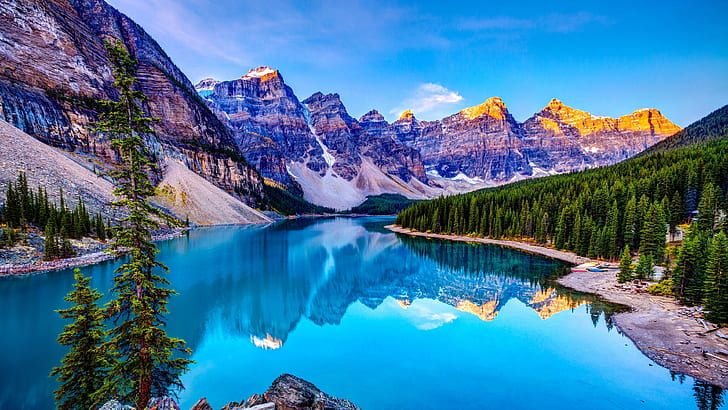
#> input picture image1.jpg, 728 x 410 px
$ python assignment-5.py
#> lines starting #> are read from the running program, lines starting #| are printed output that depends on the picture
#> further down, rgb_image is the input picture: PIL image 728x410 RGB; mean R, G, B 67.7, 119.3, 156.5
from PIL import Image
import matplotlib.pyplot as plt
import numpy as np

def rgb_to_cmy(rgb_image):
    cmy_image = Image.new('RGB', rgb_image.size)
#> cmy_image: PIL image 728x410 RGB; every value is 0
    width, height = rgb_image.size
#> width = 728; height = 410

    for x in range(width):
        for y in range(height):
            r, g, b = rgb_image.getpixel((x, y))
            c = 255.0 - r
            m = 255.0 - g
            y_ = 255.0 - b
            cmy_image.putpixel((x, y), (int(c), int(m), int(y_ )))
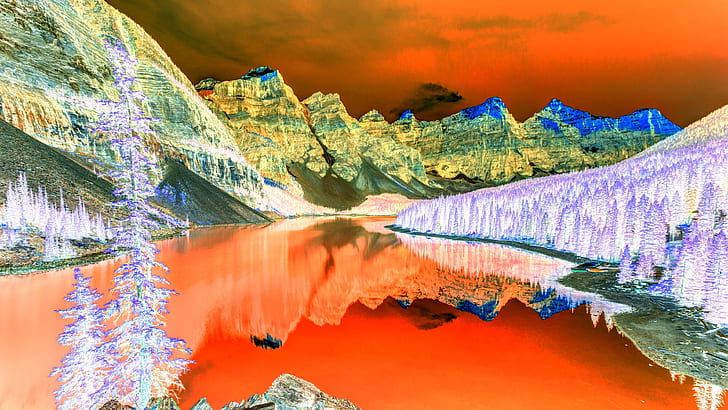
#> cmy_image: PIL image 728x410 RGB; mean R, G, B 187.3, 135.7, 98.5

    return cmy_image

# [18 lines of commented-out code are left out]

def normalize_cmy(image):
    image = np.array(image)

    image = image.astype(np.float32)

    image = (image - np.min(image)) / (np.max(image) - np.min(image))

    return image

# Load RGB image
rgb_image = Image.open('image1.jpg')

# Convert RGB to CMY
cmy_image = rgb_to_cmy(rgb_image)

# Normalize CMY image
normalized_cmy_image = normalize_cmy(cmy_image)

# Plot the images
plt.figure(figsize=(12, 8))

# Original RGB image
plt.subplot(1, 3, 1)
plt.imshow(rgb_image)
plt.title('Original RGB Image')
plt.axis('off')

plt.subplot(1, 3, 2)
plt.imshow(cmy_image)
plt.title('CMY image')
plt.axis('off')

plt.subplot(1, 3, 3)
plt.imshow(normalized_cmy_image)
plt.title('Normalised CMY Image')
plt.axis('off')

plt.tight_layout()
plt.show()
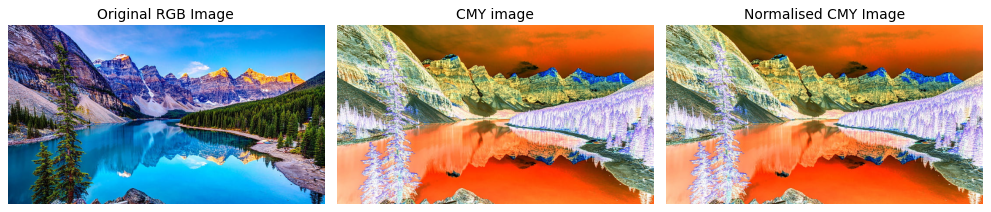
#> figure drawn by matplotlib, 3 panels

$ run again, with negative_image.jpg copied over image1.jpg
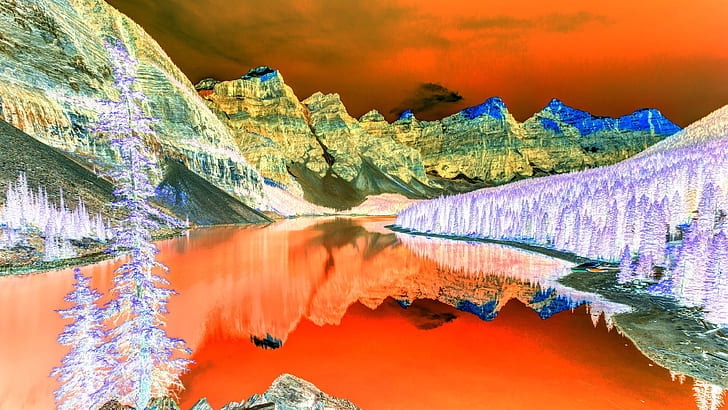
#> input picture negative_image.jpg, 728 x 410 px
#> rgb_image is the input picture: PIL image 728x410 RGB; mean R, G, B 187.1, 135.6, 98.3
#> after the loop in rgb_to_cmy, `for x in range(width):`:
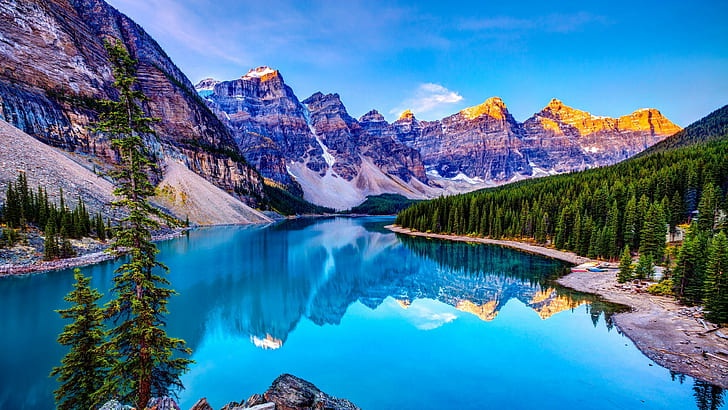
#> cmy_image: PIL image 728x410 RGB; mean R, G, B 67.9, 119.4, 156.7
#> `plt.show()`:
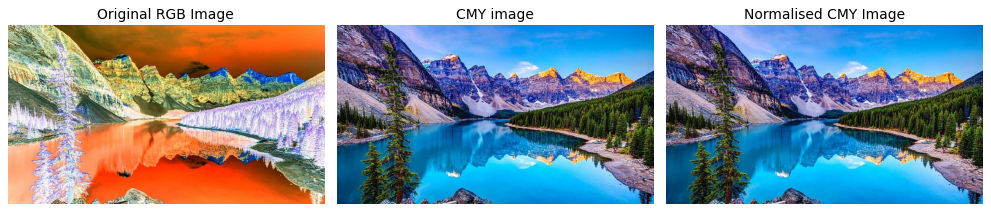
#> figure drawn by matplotlib, 3 panels

$ run again, with image2.jpeg copied over image1.jpg
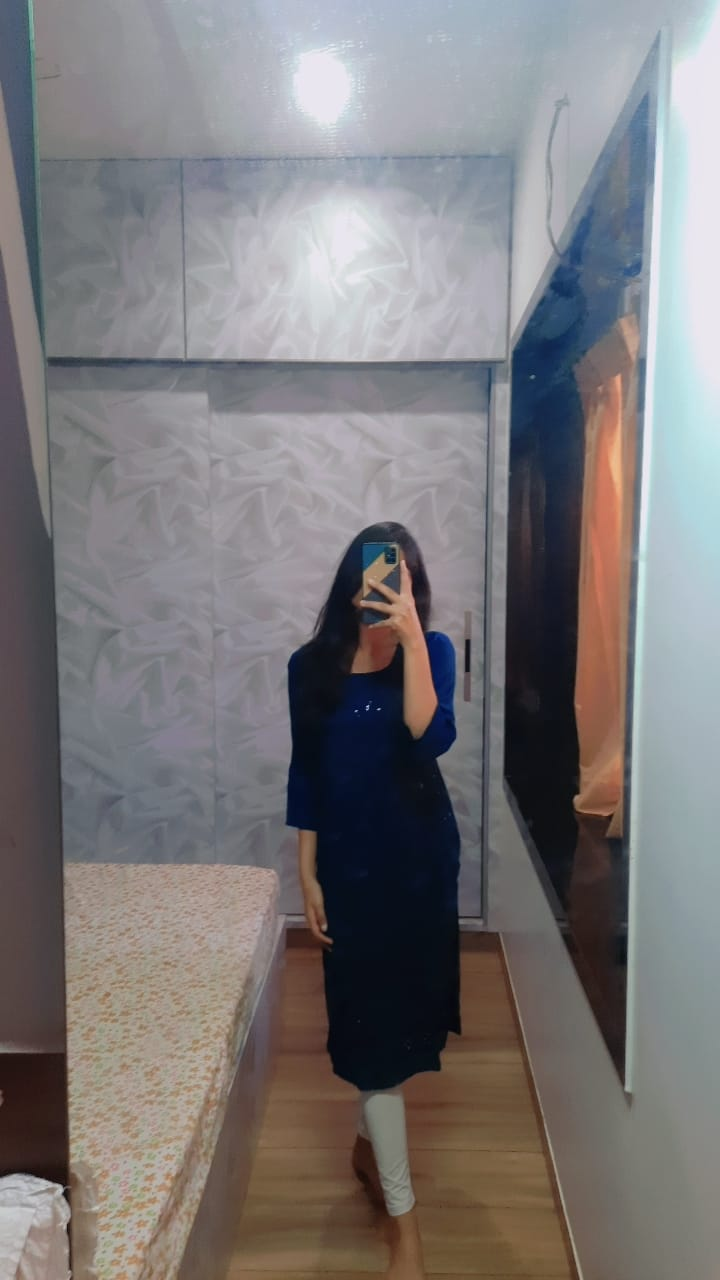
#> input picture image2.jpeg, 720 x 1280 px
#> rgb_image is the input picture: PIL image 720x1280 RGB; mean R, G, B 123.3, 120.5, 121.8
#> after the loop in rgb_to_cmy, `for x in range(width):`:
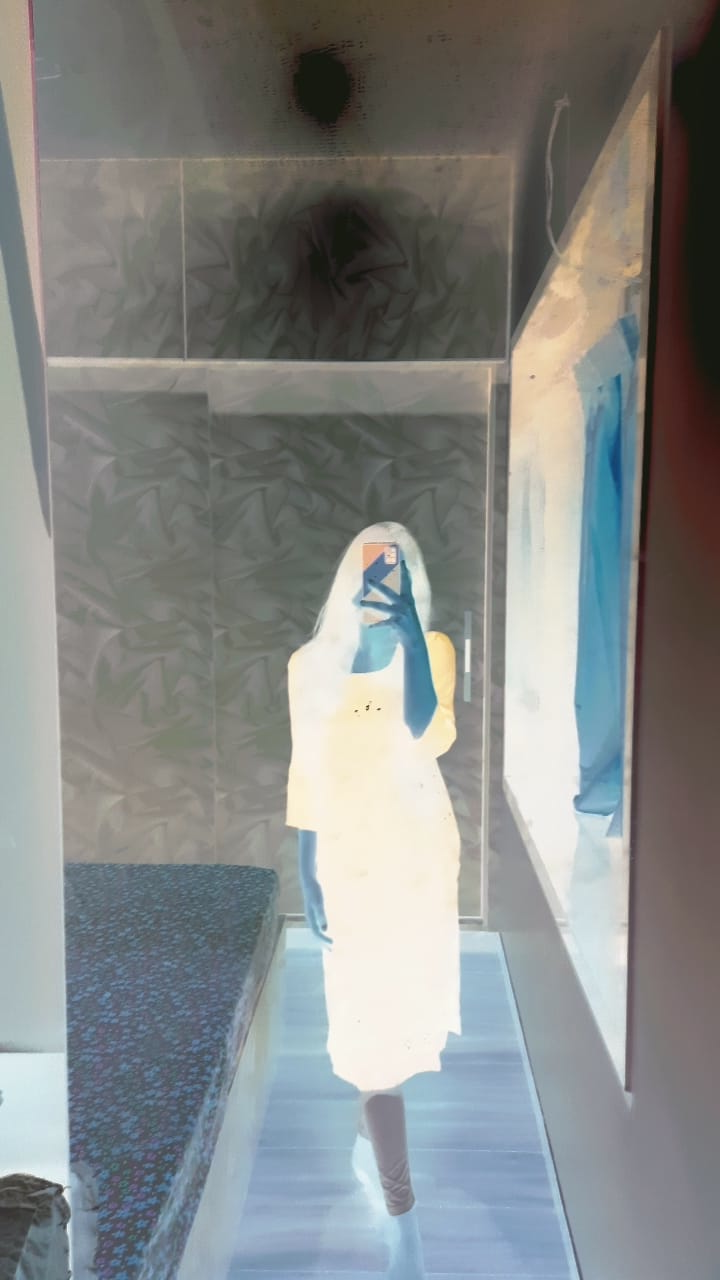
#> cmy_image: PIL image 720x1280 RGB; mean R, G, B 131.7, 134.5, 133.2
#> `plt.show()`:
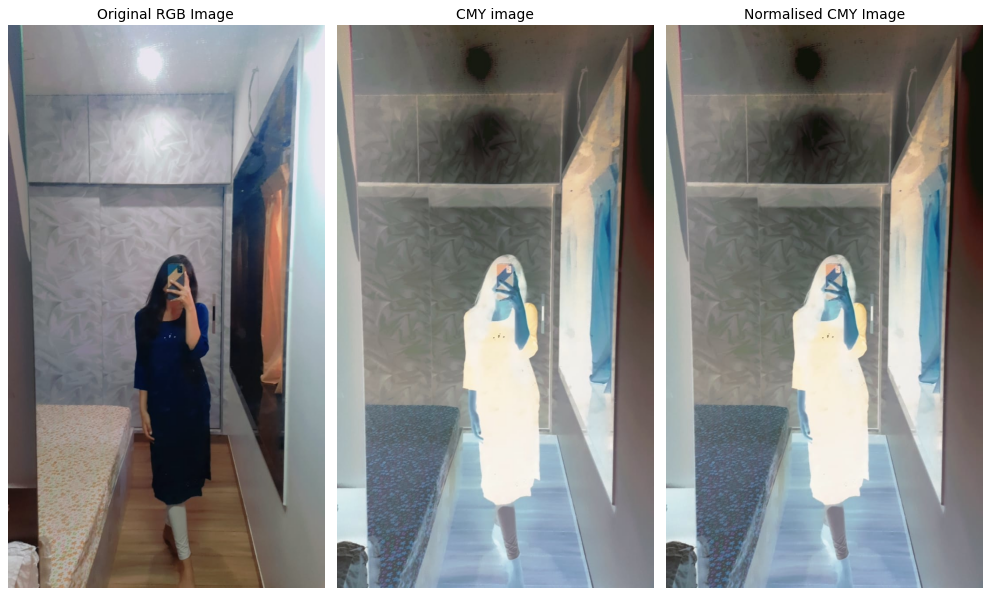
#> figure drawn by matplotlib, 3 panels

$ run again, with negative_image.jpeg copied over image1.jpg
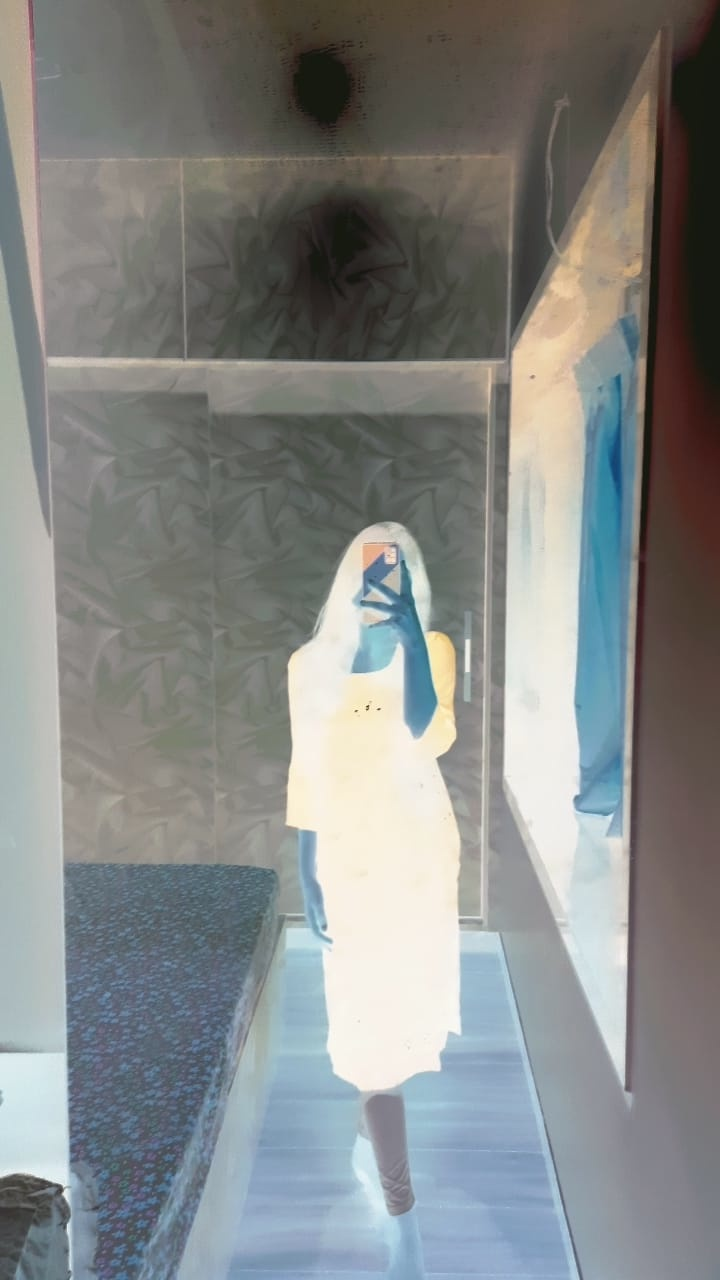
#> input picture negative_image.jpeg, 720 x 1280 px
#> rgb_image is the input picture: PIL image 720x1280 RGB; mean R, G, B 131.7, 134.5, 133.1
#> after the loop in rgb_to_cmy, `for x in range(width):`:
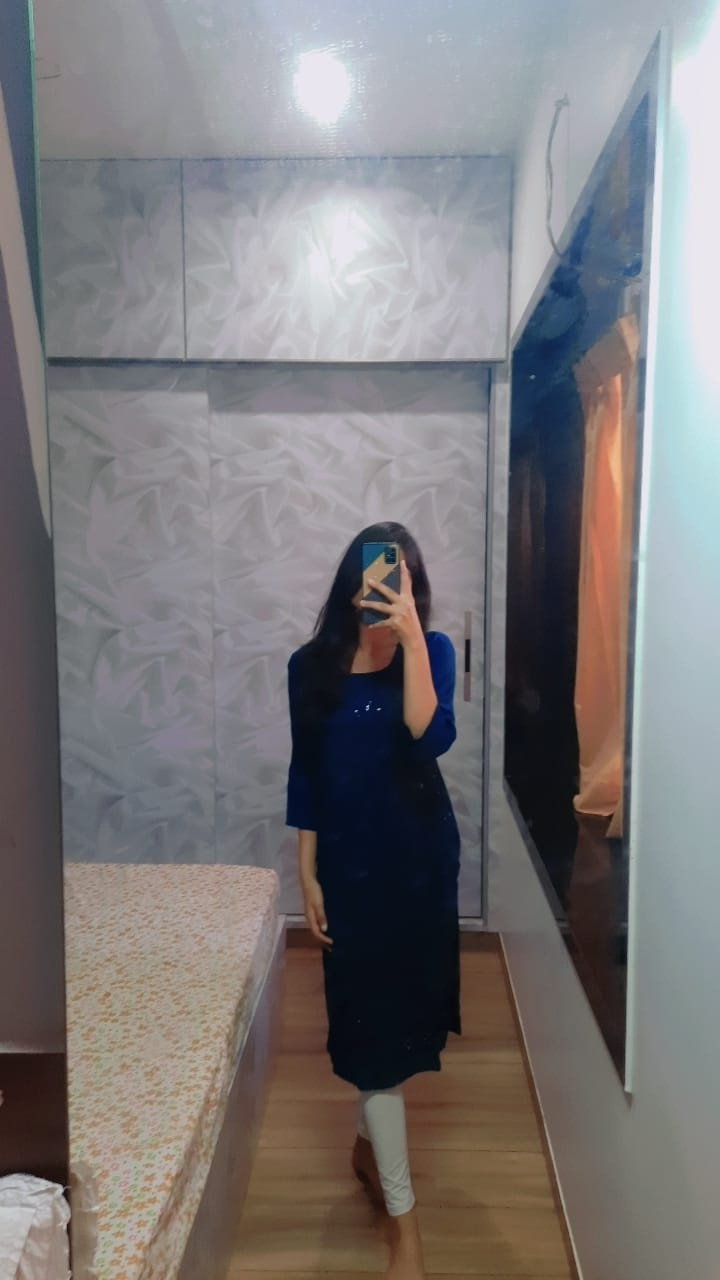
#> cmy_image: PIL image 720x1280 RGB; mean R, G, B 123.3, 120.5, 121.9
#> `plt.show()`:
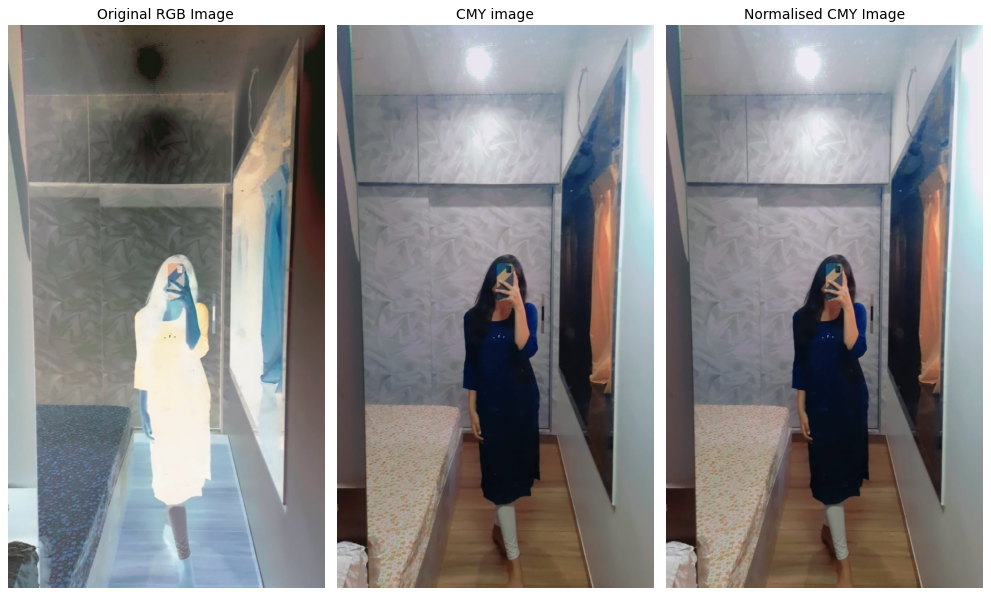
#> figure drawn by matplotlib, 3 panels
